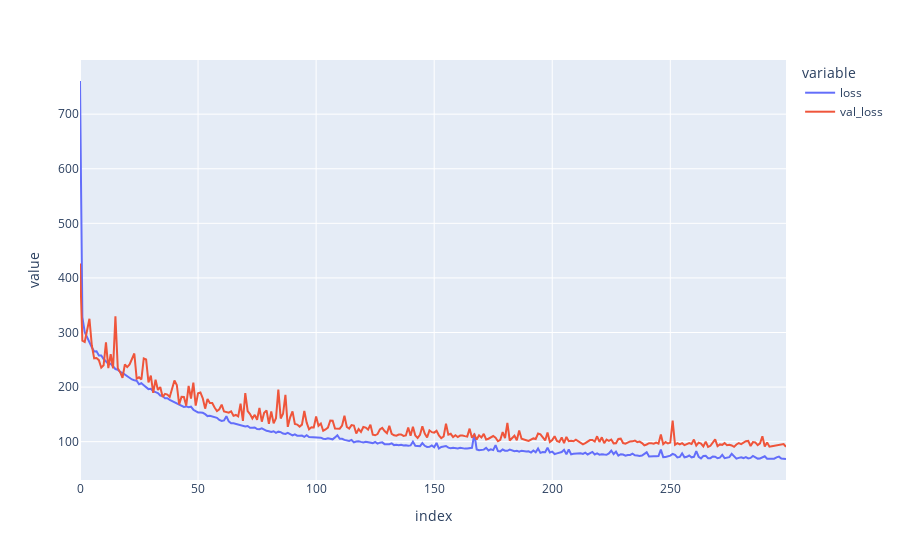

This figure's notebook cell:
### Code cell
import plotly as px
import pandas as pd
px.plot(pd.DataFrame(history.history)[['loss','val_loss']],kind='line')

### Figure 1 — Plotly figure (JSON) as saved in the notebook; plotly's stock layout.template omitted (floating-point values rounded to 4 significant figures; data arrays with more than 128 entries replaced by an {"elided": "..."} marker saying what was removed)
{"data": [{"hovertemplate": "variable=loss<br>index=%{x}<br>value=%{y}<extra></extra>", "legendgroup": "loss", "line": {"color": "#636efa", "dash": "solid"}, "marker": {"symbol": "circle"}, "mode": "lines", "name": "loss", "orientation": "v", "showlegend": true, "type": "scatter", "x": {"elided": "300 int values"}, "xaxis": "x", "y": {"elided": "300 float values"}, "yaxis": "y"}, {"hovertemplate": "variable=val_loss<br>index=%{x}<br>value=%{y}<extra></extra>", "legendgroup": "val_loss", "line": {"color": "#EF553B", "dash": "solid"}, "marker": {"symbol": "circle"}, "mode": "lines", "name": "val_loss", "orientation": "v", "showlegend": true, "type": "scatter", "x": {"elided": "300 int values"}, "xaxis": "x", "y": {"elided": "300 float values"}, "yaxis": "y"}], "layout": {"legend": {"title": {"text": "variable"}, "tracegroupgap": 0}, "margin": {"t": 60}, "xaxis": {"anchor": "y", "domain": [0, 1], "title": {"text": "index"}}, "yaxis": {"anchor": "x", "domain": [0, 1], "title": {"text": "value"}}}}
